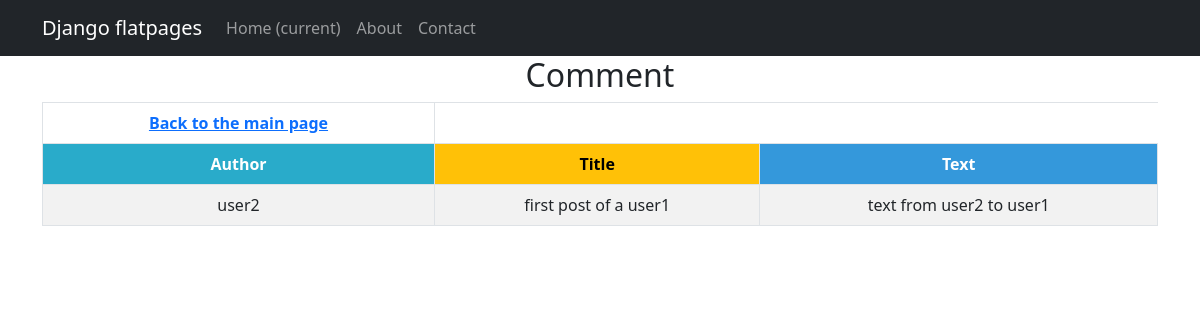
Page /bboard/comment/1 on the committed database.
### bboard/models.py (models this page shows, shortened)
class Comment(models.Model):
    author = models.ForeignKey(User, on_delete=models.CASCADE)
    post = models.ForeignKey(Post, on_delete=models.CASCADE)
    text = models.TextField()
    status = models.BooleanField(default=False)
    date = models.DateTimeField(auto_now_add=True)

class Post(models.Model):
    author = models.ForeignKey(User, on_delete=models.CASCADE)
    title = models.CharField(max_length=255)
    text = RichTextField()
    category = models.ManyToManyField('Category', through='PostCategory')
    date = models.DateTimeField(auto_now_add=True)
    def __str__(self):
        return str(self.title)

### bboard/views.py (the view)
# urls.py: path('comment/<int:pk>', CommentDetail.as_view(), name='comment_detail'),
class CommentDetail(DetailView):
    model = Comment
    template_name = 'comment.html'
    context_object_name = 'comment'

### templates/comment.html
{% extends 'flatpages/default.html' %}
{% block content %}
<table class="table table-bordered table-striped table-hover">
    <thead>
        <tr>
            <th><a href="{% url 'bboard:post_list' %}">Back to the main page</a></th>
        </tr>
        <h2>Comment</h2>
        <tr>
            <th style="background-color: #29ABCA; color: #ffffff;">{{ 'Author' }}</th>
            <th style="background-color: #FFC107; color: #000000;">{{ 'Title' }}</th>
            <th style="background-color: #3498DB; color: #ffffff;">{{ 'Text' }}</th>
        </tr>
    </thead>
    <tbody>
        <tr>
            <td>{{ comment.author }}</td>
            <td>{{ comment.post }}</td>
            <td>{{ comment.text }}</td>
        </tr>
    </tbody>
</table>
{% endblock content %}

### rows in the picture
Comment: author "user2", post "first post of a user1", text "text from user2 to user1"

### other values in the picture
{{ 'Author' }} "Author"
{{ 'Title' }} "Title"
{{ 'Text' }} "Text"
